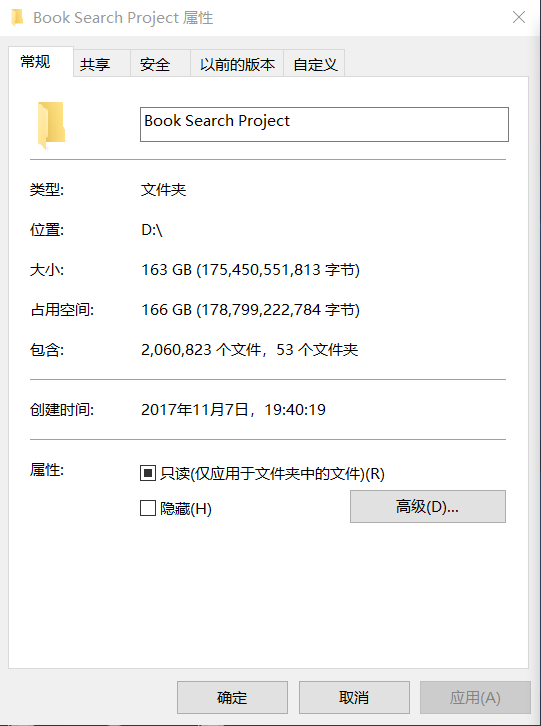
#> input picture data.png, 541 x 726 px
$ python -i get_title_position_by_cv2.py   (imports and definitions only)   (Python 2 division)   (older library calls are emulated)
#> lines starting #> are read from the running program, lines starting #| are printed output that depends on the picture; after the words box and inside, x2 and y2 are one past the last pixel; in counts of white or black regions, pixels touching at a corner belong together
# [15 lines of commented-out code are left out]

import cv2
import numpy as np
def get_title_position(url):
#> called with url = '../data.png'
	img = cv2.imread(url,0)			#读入照片文件
#> img: shape (726, 541); min 0, max 255, mean 245.2
	img = cv2.resize(img,(500,800))		#resize照片尺寸，便于处理
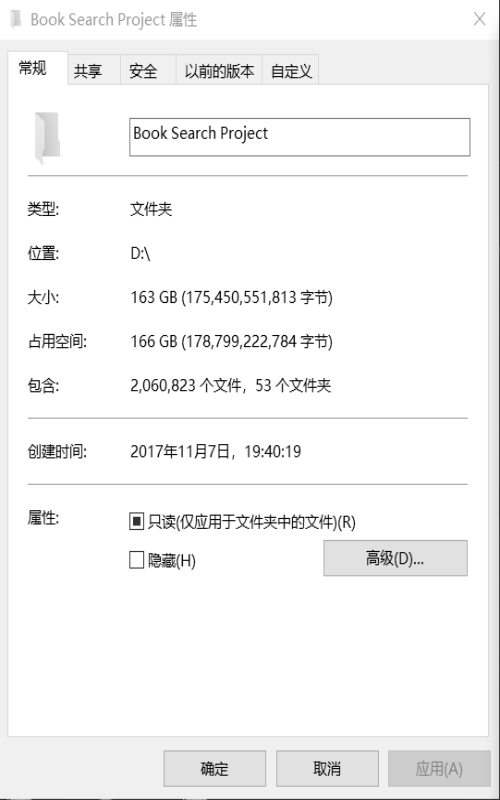
#> img: shape (800, 500); min 0, max 255, mean 245.1

	x = cv2.Sobel(img,cv2.CV_16S,1,0)		#计算sobel算子
	y = cv2.Sobel(img,cv2.CV_16S,0,1)
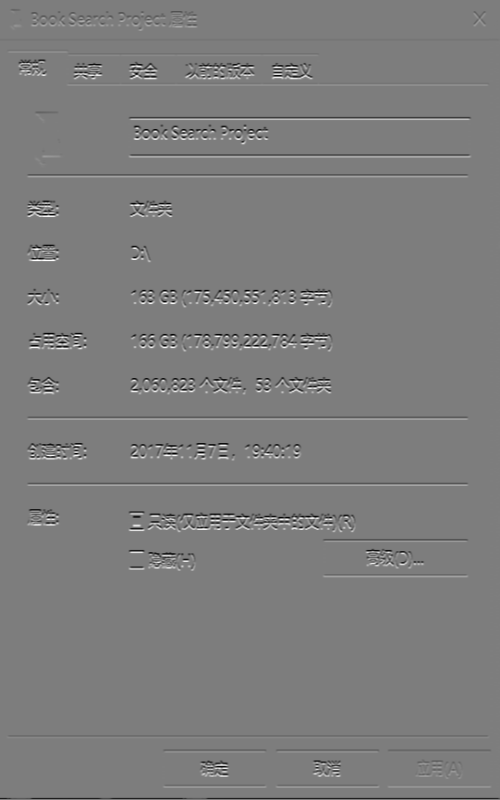
#> y: shape (800, 500) int16; min -993, max 1018, mean -1.1; drawn with min black and max white
	absX = cv2.convertScaleAbs(x)
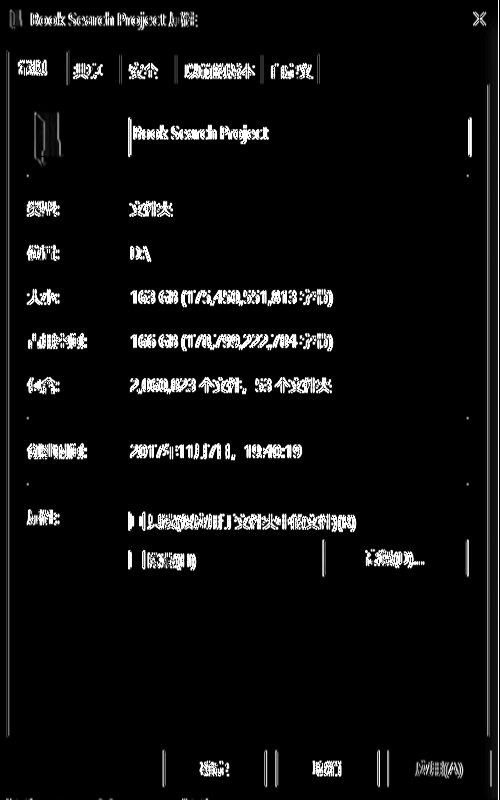
#> absX: shape (800, 500); min 0, max 255, mean 14.1
	absY = cv2.convertScaleAbs(y)
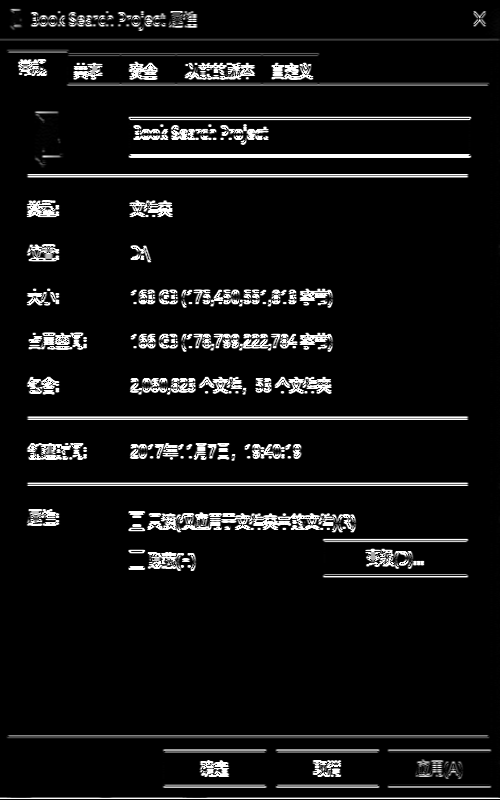
#> absY: shape (800, 500); min 0, max 255, mean 17.5
	th1 = cv2.addWeighted(absX,0.5,absY,0.5,0)	#得到梯度图像
	# [8 lines of commented-out code are left out]
	kernel=np.uint8(np.zeros((3,3)))		#通过otsu方法，二值化图像
	kernel[0][1] = kernel[1][0] = kernel[1][1] = kernel[1][2] = kernel[2][1] = 1
	kernel2=np.uint8(np.zeros((3,3)))
	kernel2[1][0] = kernel2[1][1] = kernel2[1][2] = 1
	#kernel2 = np.array([1,1,1])
	#kernel2 = kernel2.reshape(-1,1)
	print kernel2
	ret1, th1 = cv2.threshold(th1, 0, 255, cv2.THRESH_OTSU)
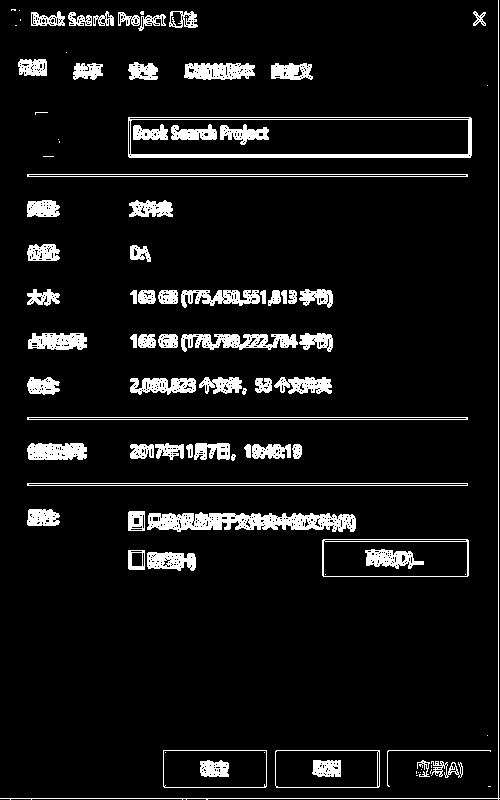
#> th1: shape (800, 500); 7.9% white; 94 white regions (25 under 20 px), largest, box (x1, y1, x2, y2) and area: (147, 512, 356, 532) 2805, (128, 117, 472, 158) 2269, (0, 0, 500, 800) 1305
#> ret1 = 83

	th2 = th1
	th1 = cv2.erode(th1,kernel)			#腐蚀图像
#> th1: shape (800, 500); 3.2% white; 355 white regions (272 under 20 px), largest, box (x1, y1, x2, y2) and area: (174, 513, 323, 531) 1086, (131, 118, 471, 157) 747, (28, 444, 86, 459) 609
	th1 = cv2.dilate(th1,kernel)			#扩张图像
#> th1: shape (800, 500); 5.7% white; 115 white regions (50 under 20 px), largest, box (x1, y1, x2, y2) and area: (147, 512, 356, 532) 2599, (128, 117, 472, 158) 1505, (184, 63, 255, 80) 892
	th1 = cv2.dilate(th1,kernel2,iterations = 10)
#> th1: shape (800, 500); 10.9% white; 34 white regions, largest, box (x1, y1, x2, y2) and area: (118, 511, 366, 532) 4436, (120, 377, 342, 395) 3637, (120, 289, 343, 308) 3447
	th1 = cv2.erode( th1,kernel2, iterations = 10)
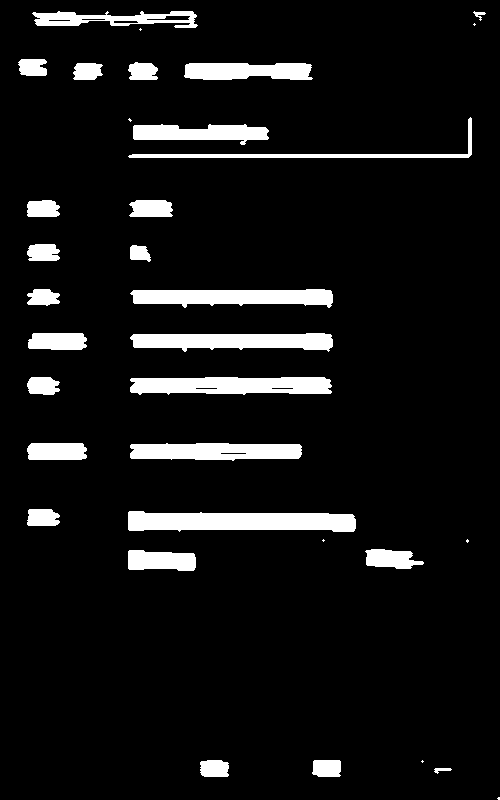
#> th1: shape (800, 500); 8% white; 34 white regions (7 under 20 px)
	cv2.imshow('result',th1)
	cv2.waitKey()

	contours, hierarchy = cv2.findContours(th1,cv2.RETR_EXTERNAL,cv2.CHAIN_APPROX_NONE)	#得到连通图像
#> contours = 34 contours, 7 with area under 20; largest, box (x1, y1, x2, y2) and area: (128, 511, 356, 532) 3694, (130, 377, 332, 395) 2942, (130, 333, 333, 352) 2691, (130, 289, 333, 308) 2672, (130, 443, 302, 461) 2450
	print contours[0]
#| [[[498 797]]
#|  [[497 798]]
#|  [[498 799]]
#|  [[499 799]]
#|  [[499 798]]
#|  [[499 797]]]
	for points in contours:									#得到连通位置
		x,y,w,h = cv2.boundingRect(points)
		if w*h>3000:
			cv2.rectangle(th2,(x,y),(x+w,y+h),(255,255,255),2)
		else:
			continue
#> this loop made 34 passes
#> (x, y, w, h) on passes 1, 2, 4, 5, 6, 7, 8, 10, 11, 12, 13, 14: (497, 797, 3, 3), (434, 768, 18, 6), (312, 760, 29, 17), (200, 760, 29, 17), (128, 550, 68, 21), (365, 549, 59, 20), (466, 539, 3, 4), (128, 511, 228, 21), (27, 509, 33, 17), (130, 443, 172, 18), (27, 443, 60, 17), (130, 377, 202, 18)
#> (points, x, y, w, h) on passes 3, 9, 31, 32: ([[422, 760], [421, 761], [422, 762], [423, 761]], 421, 760, 3, 3), ([[323, 539], [322, 540], [323, 541], [324, 540]], 322, 539, 3, 3), ([[140, 28], [139, 29], [140, 30], [141, 29]], 139, 28, 3, 3), ([[474, 23], [473, 24], [474, 25], [475, 24]], 473, 23, 3, 3)
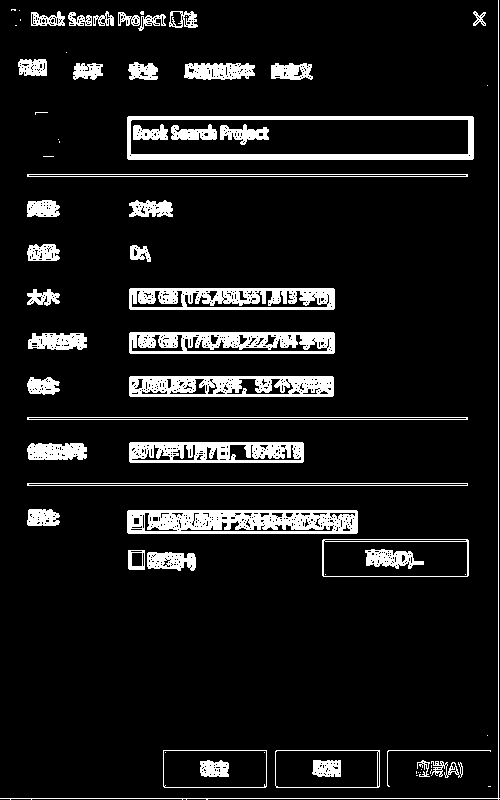
#> th2: shape (800, 500); 9.8% white; 70 white regions (25 under 20 px), largest, box (x1, y1, x2, y2) and area: (127, 510, 358, 534) 4468, (127, 116, 474, 160) 3805, (129, 332, 335, 354) 3307
	# cv2.drawContours(th1,contours,-1,(255,255,255),3)
	cv2.imshow('result',th2)			#显示结果
	cv2.waitKey()
	return th2

>>> result = get_title_position('../data.png')
